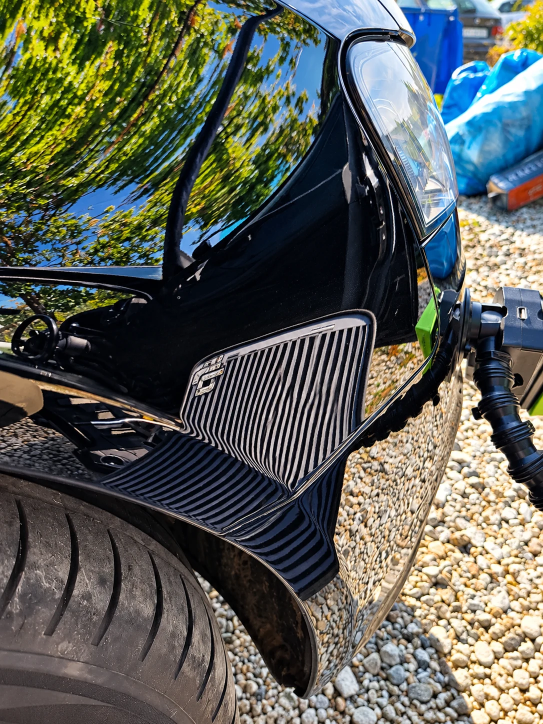
#> input picture images/realizacje/audi-a4-pdr-przedni-prawy-blotnik-01-1086.webp, 1086 x 1448 px, given in place of 18ED3312-F1C0-4D1A-872B-8C902340F66E.PNG, which was not available (shown at 1/2 size)
$ python optimize-case-images.py ../images/realizacje/audi-a4-pdr-przedni-prawy-blotnik-01-1086.webp
#> lines starting #> are read from the running program, lines starting #| are printed output that depends on the picture
"""Resize and encode authentic source photos; requires Pillow with WebP support."""
from PIL import Image, ImageOps
from pathlib import Path
import json,sys,argparse
root=Path(__file__).resolve().parents[1]
parser=argparse.ArgumentParser(description=__doc__)
parser.add_argument('source',type=Path)
parser.add_argument('--manifest',type=Path,help='JSON mapping slug to ordered original filenames; overrides legacy photo groups')
args=parser.parse_args();source=args.source
groups=[('volkswagen-tiguan-pdr-prawy-tylny-blotnik',['18ED3312-F1C0-4D1A-872B-8C902340F66E','ADF70FFF-A853-4FBC-B9B2-2F2A743376FB','C30B8DB6-AEBB-4B01-B3BA-18FB1F45CE1B','3FA86D0D-3D2D-4D70-9CDB-F4E3763DDB1B']),('toyota-corolla-pdr-prawe-przednie-drzwi',['97DAB8BB-26C9-4FDB-A3BC-008419A1B07A','08D81894-BA01-4A30-AE20-D4973AC1C599']),('audi-a4-pdr-przedni-prawy-blotnik',['D3F01399-A227-49CB-9B55-0F953254F3C3','F4676386-C695-4DD1-AC3D-1AA886C434C7','A55F1895-C1D8-4394-ACC9-2F1ED21AC8C2','D41491B1-7010-40E6-B3B4-9332163C05FC'])]
if args.manifest:
 groups=list(json.loads(args.manifest.read_text()).items())
else:
 groups=[(slug,[name+'.PNG' for name in names]) for slug,names in groups]
out=root/'images/realizacje';out.mkdir(exist_ok=True)
previous=root/'docs/image-audit.json'
replaced={slug for slug,_ in groups}
rows=[row for row in json.loads(previous.read_text()) if row['slug'] not in replaced] if previous.exists() else []
for slug,ids in groups:
 for n,id in enumerate(ids,1):
  p=source/id; original=Image.open(p); im=ImageOps.exif_transpose(original).convert('RGB'); variants=[]
#> further down, original is the input picture: PIL image 1086x1448 RGB; mean R, G, B 91.2, 94.8, 86
  for w in sorted({min(width, im.width) for width in (360,540,768,1086)}):
   resized=im.resize((w,round(im.height*w/im.width)),Image.Resampling.LANCZOS)
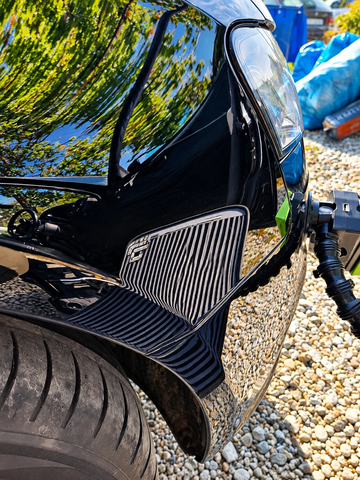
#> resized: PIL image 360x480 RGB; mean R, G, B 91.3, 94.8, 86.1
   name=f'{slug}-{n:02}-{w}.webp'; dest=out/name; resized.save(dest,'WEBP',quality=88,method=6)
   check=Image.open(dest);assert not check.getexif() and 'exif' not in check.info
#> after `check = Image.open(dest)`:
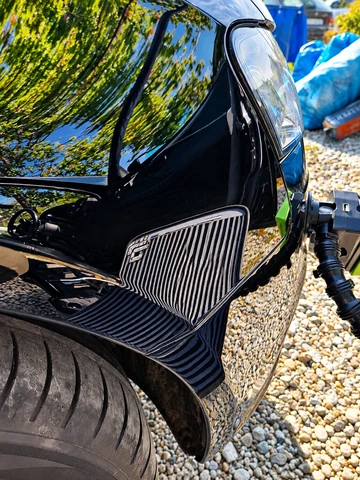
#> check: PIL image 360x480 RGB; mean R, G, B 91.2, 95, 86.4
   variants.append({'file':'images/realizacje/'+name,'width':w,'height':resized.height,'bytes':dest.stat().st_size})
#> (the run stopped early here; a loop or call above may not have finished)

$ run again, on images/realizacje/audi-a4-pdr-przedni-prawy-blotnik-02-1086.webp
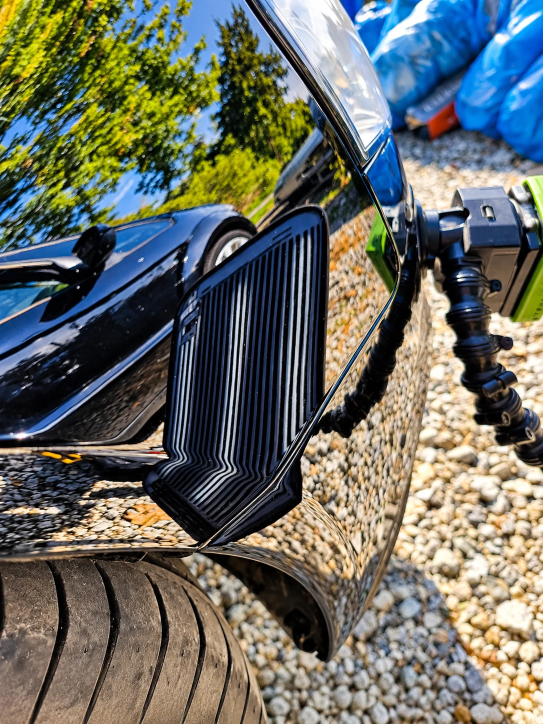
#> input picture images/realizacje/audi-a4-pdr-przedni-prawy-blotnik-02-1086.webp, 1086 x 1448 px, given in place of 18ED3312-F1C0-4D1A-872B-8C902340F66E.PNG, which was not available (shown at 1/2 size)
#> original is the input picture: PIL image 1086x1448 RGB; mean R, G, B 105.5, 108.7, 100.4
#> `resized=im.resize((w,round(im.height*w/im.width)),Image.Resampling.LAN..`:
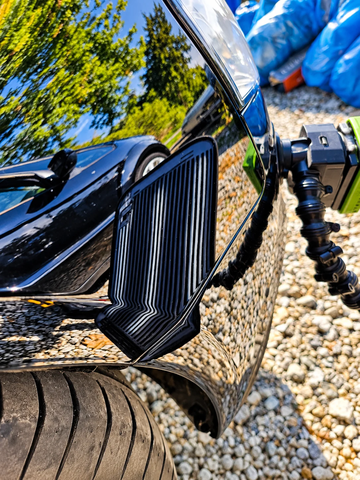
#> resized: PIL image 360x480 RGB; mean R, G, B 105.6, 108.8, 100.5
#> `check = Image.open(dest)`:
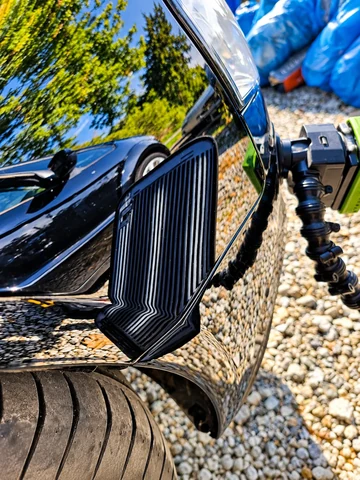
#> check: PIL image 360x480 RGB; mean R, G, B 105.7, 109, 100.8
